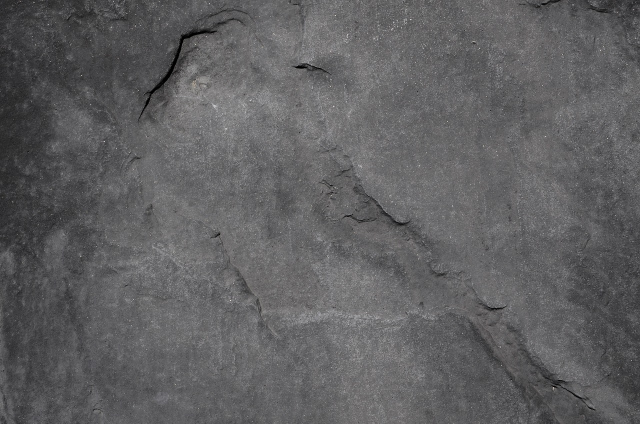
#> input picture data/visualcombolock/granite1.jpg, 1280 x 847 px, found by its file name (shown at 1/2 size)
$ python visual_combolock.py
#> lines starting #> are read from the running program, lines starting #| are printed output that depends on the picture; pictures that were not available may be replaced by others from this repository, and a replacement may not be noted
import os
import time
import random
import imageio
import pickle
import numpy as np

from PIL import Image
from matplotlib import pyplot as plt
from environments.environment_package.abstract_environment import AbstractEnvironment


class VisualComboLock(AbstractEnvironment):
    """ Combination lock problem with Visual Features """

    IMAGE, FEATURE = range(2)

    def __init__(self, horizon, swap, num_actions, anti_shaping_reward, obs_dim, vary_instance=True):
        """
        :param horizon: Horizon of the MDP
        :param swap: Probability for stochastic edges
        :param vary_instance: Vary the instance of the object class when creating images
        """
#> called with horizon = 10, swap = 0.5, num_actions = 10, anti_shaping_reward = 0.1, vary_instance = True

        self.horizon = horizon
        self.swap = swap
        self.num_actions = num_actions
        self.optimal_reward = 1.0
        self.optimal_reward_prob = 1.0
        self.vary_instance = vary_instance

        assert anti_shaping_reward < self.optimal_reward * self.optimal_reward_prob, \
            "Anti shaping reward shouldn't exceed optimal reward which is %r" % \
            (self.optimal_reward * self.optimal_reward_prob)
        self.anti_shaping_reward = anti_shaping_reward

        assert num_actions >= 2, "Atleast two actions are needed"
        self.actions = list(range(0, num_actions))

        self.opt_a = np.random.choice(self.actions, size=self.horizon)
        self.opt_b = np.random.choice(self.actions, size=self.horizon)
        self.opt_c = np.random.choice(self.actions, size=self.horizon)
        self.blocked_states = self.create_random_setup(horizon)
        self.agent_pos = None

        if type(obs_dim) == list:

            # Image at a given time is a 4x4 grid with 20% of the top and bottom pixels
            # spent on background and 80% is spent on the grid.

            self.feature_type = VisualComboLock.IMAGE

            frame, image_height, image_width, channel = obs_dim
            assert frame == 1 and channel == 3, "Unsupported configuration"

            self.pixel_per_grid = (int(image_height/4.0), int(image_width/4.0))
            self.border_space = int((image_height - 3 * self.pixel_per_grid[0]) / 2)

            assert self.pixel_per_grid[0] > 0 and self.pixel_per_grid[1] > 0, \
                "Must have space for grids. Make image larger or reduce grid size."

            # Create the background
            self.background = Image.open("./data/visualcombolock/granite1.jpg")
#> self.background is the input picture: PIL image 1280x847 RGB; mean R, G, B 96, 95.7, 97.1
            self.background = self.background.resize((image_height, image_width))
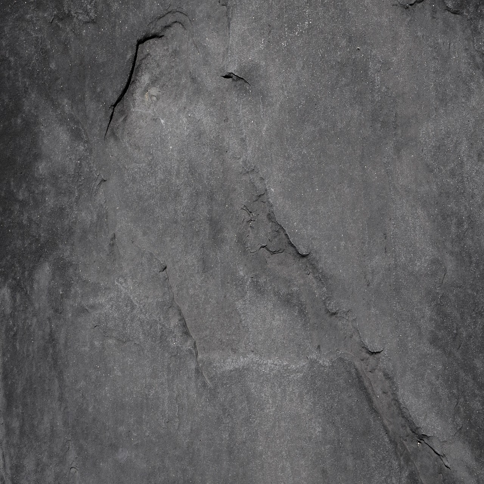
#> self.background: PIL image 484x484 RGB; mean R, G, B 96, 95.7, 97.1
            self.current_background = self.background

            # Read objects
            self.object_images, self.agent_image, self.water_images = self._read__objects()

            # Select an object for each blocked state
            self.blocked_state_object_map = {}
            object_classes = list(self.object_images.keys())

            for i in range(0, self.horizon + 1):
                self.blocked_state_object_map[i] = random.choice(object_classes)

        elif type(obs_dim) == int:

            self.feature_type = VisualComboLock.FEATURE
            assert obs_dim >= 3 * self.horizon + 3
            self.obs_dim = obs_dim

        else:
            raise AssertionError("Unhandled type %r" % type(obs_dim))

    @staticmethod
    def create_random_setup(horizon):

        blocked_states = []
        for i in range(0, horizon + 1):
            blocked_state = random.randint(0, 2)        # There are three states at each point
            blocked_states.append(blocked_state)

        return blocked_states

    def _read__objects(self):

        # Object class contains a unique name and a set of object instances that are treated as equivalent.
        # Between transitions the object can change from one instance to another without affecting the state.
        object_classes = {
                        # "circle": ["circle1", "circle2"],
                        "lava": ["lava1", "lava2", "lava3", "lava4"],
                        # "star": ["star1", "star2"],
                        # "square": ["square1"],
                        # "cross": ["cross1", "cross2"],
                        # "triangle": ["triangle1", "triangle2"]
        }

        object_images = {}

        for object_class in object_classes:

            object_images[object_class] = []
            for name in object_classes[object_class]:

                img = Image.open("./data/visualcombolock/grid_objects/%s.png" % name)
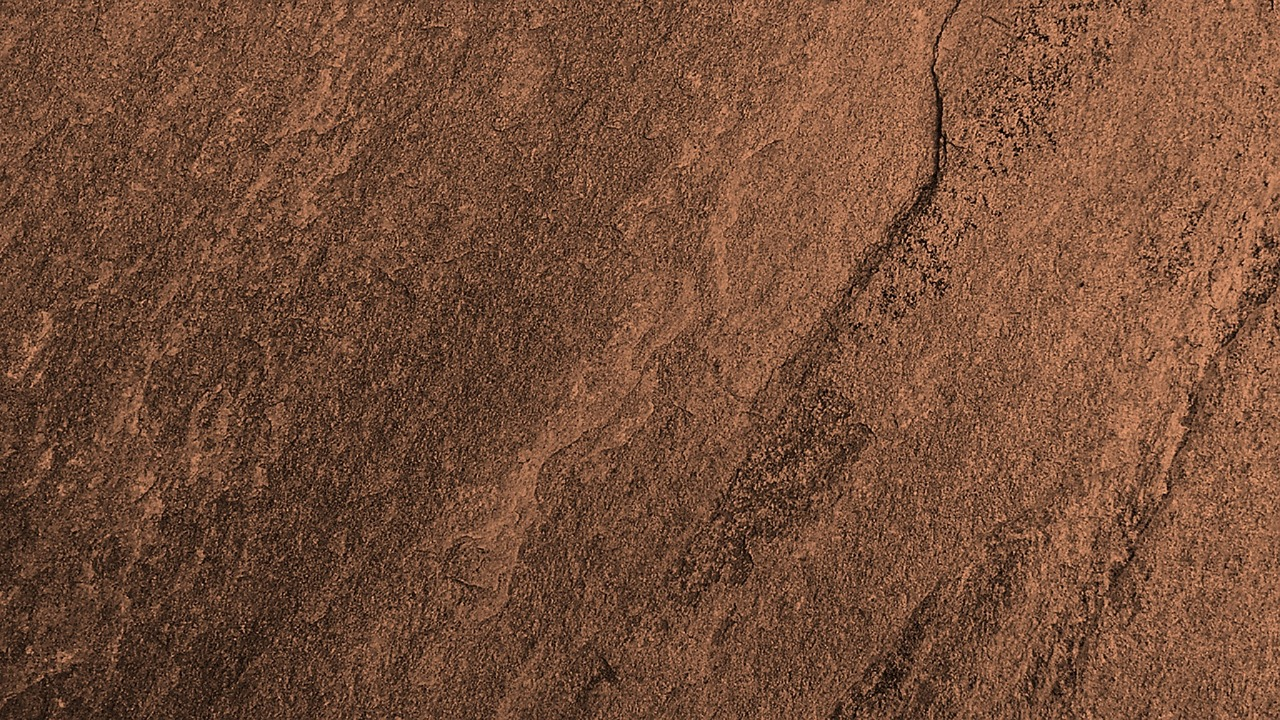
#> input picture data/visualcombolock/sand.jpg, 1280 x 720 px, given in place of lava1.png, which was not available
#> img is the input picture: PIL image 1280x720 RGB; mean R, G, B 118, 78.9, 57.4
                img = img.convert("RGBA")
#> img: PIL image 1280x720 RGBA
                img = img.resize(self.pixel_per_grid)
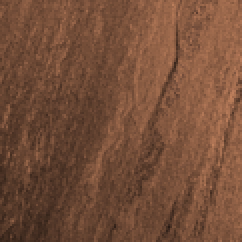
#> img: PIL image 121x121 RGBA (shown 2 times larger); mean R, G, B, A 118, 78.9, 57.4, 255
                pixdata = img.load()

                for i in range(0, self.pixel_per_grid[0]):
                    for j in range(0, self.pixel_per_grid[1]):
                        if pixdata[i, j] == (255, 255, 255, 255):
                            pixdata[i, j] = (255, 255, 255, 0)

                object_images[object_class].append(img)

        agent_image = Image.open("./data/visualcombolock/grid_objects/agent.png")
        agent_image = agent_image.convert("RGBA")
        agent_image = agent_image.resize(self.pixel_per_grid)
        pixdata = agent_image.load()

        for i in range(0, self.pixel_per_grid[0]):
            for j in range(0, self.pixel_per_grid[1]):
                if pixdata[i, j] == (255, 255, 255, 255):
                    pixdata[i, j] = (255, 255, 255, 0)

        water_images = []
        for k in range(1, 3):
            water_image = Image.open("./data/visualcombolock/grid_objects/water%d.png" % k)
            water_image = water_image.convert("RGBA")
            water_image = water_image.resize((4 * self.pixel_per_grid[1], self.border_space))
            pixdata = water_image.load()

            for j in range(0, self.border_space):
                for i in range(0, 4 * self.pixel_per_grid[1]):
                    if pixdata[i, j] == (255, 255, 255, 255):
                        pixdata[i, j] = (255, 255, 255, 0)

            water_images.append(water_image)

        return object_images, agent_image, water_images

    def get_reachable_states(self):
        raise NotImplementedError()

    def get_num_states(self):
        return 3 * self.horizon + 3

    # [70 lines left out: functions reset, make_obs, make_image, make_feature, not called in this run]

    def get_optimal_value(self):
        return self.optimal_reward * self.optimal_reward_prob

    # [98 lines left out: functions step, get_reward, _dynamics, render, save, load, not called in this run]


if __name__ == "__main__":

    horizon = 10
#> (the run stopped early here; a loop or call above may not have finished)
